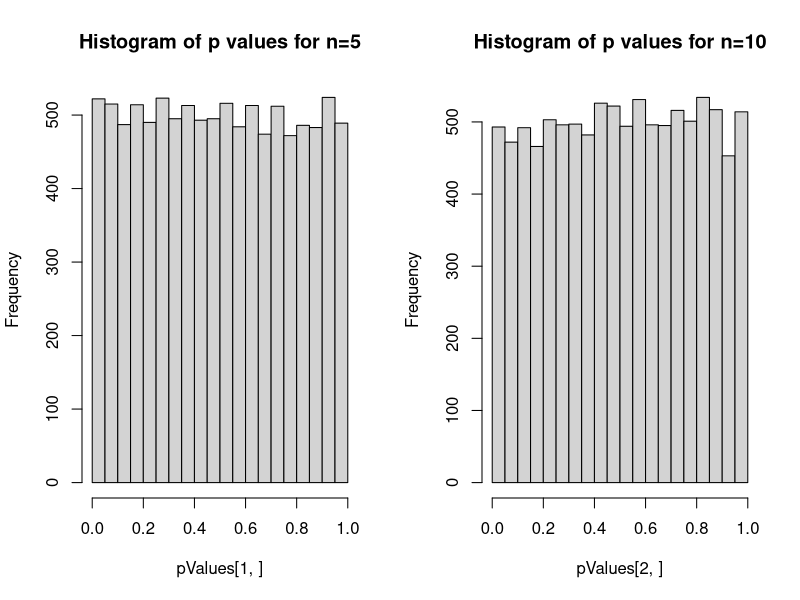
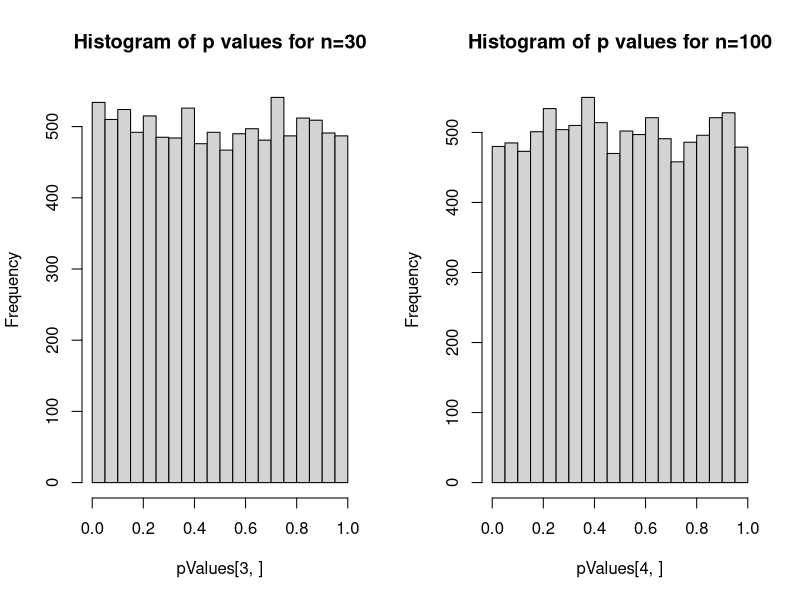
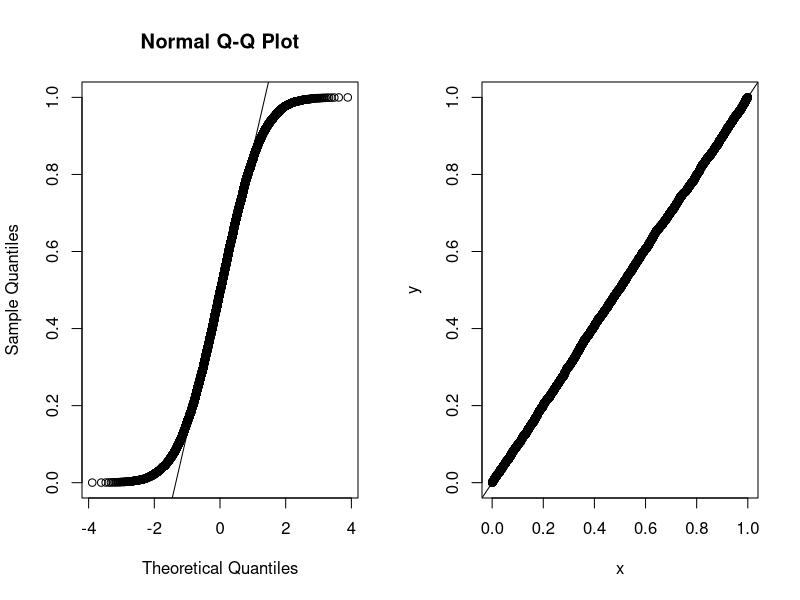
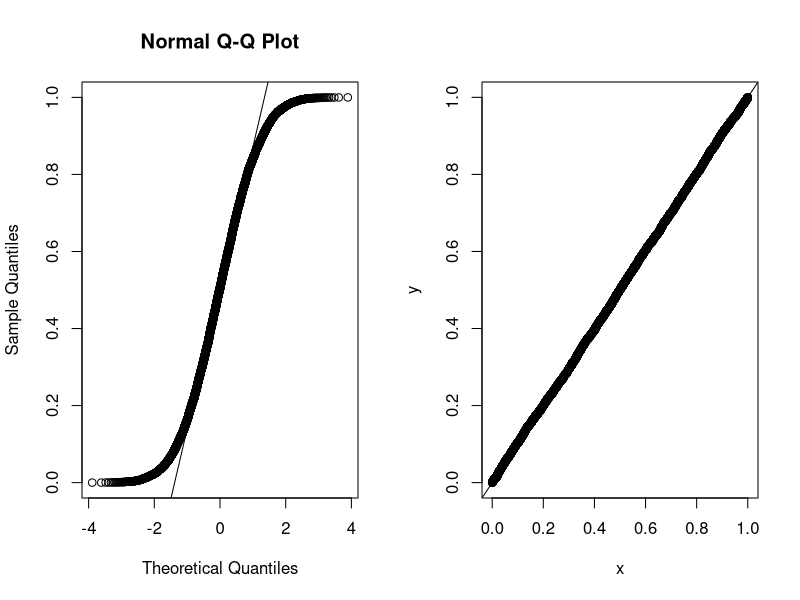
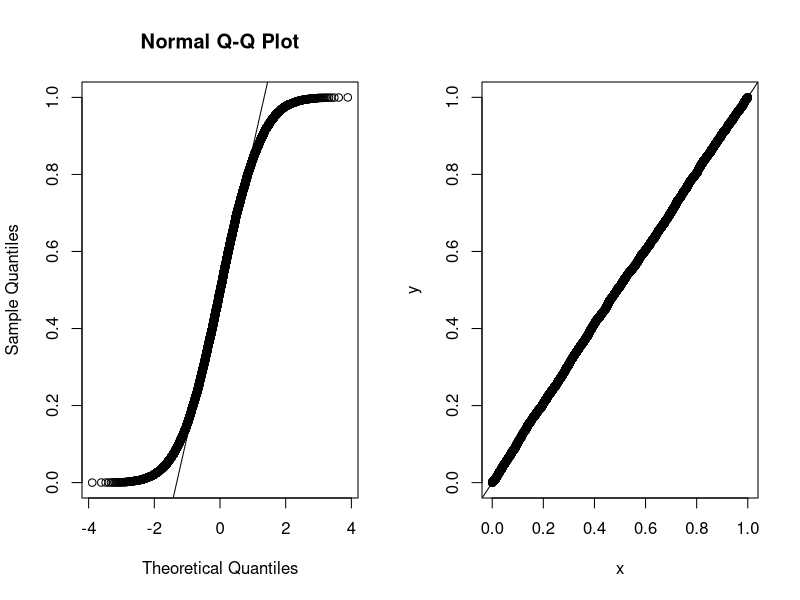
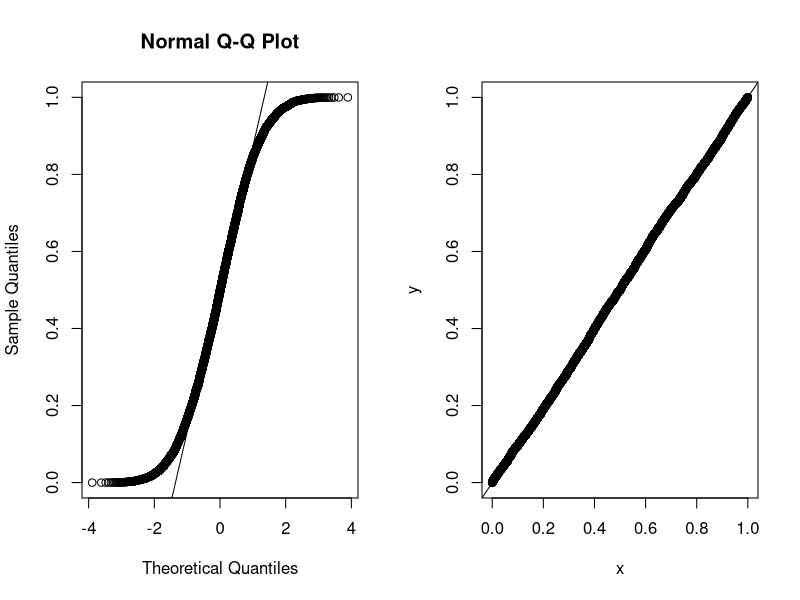

Recreate these plots in R, in order.
#To create an array of 'n' Values
nvalues<-matrix(c(5,10,30,100), nrow = 1, ncol = 4, byrow = FALSE,
                dimnames = NULL)

#To create an array to store the coverage probability  Values
pValues<-matrix(0, nrow = 4, ncol = 10000, byrow = TRUE,
               dimnames = NULL)

#To run for different 'n' values
for(i in 1:4)
{
  n<-nvalues[i]
  
  #for running large number of times t.test
  for ( j in 1:10000)
  {
    x<-rnorm(n,0,1)    
    T <- t.test(x, mu=0, alternative="two.sided") 
    pValues[i,j] <- T$p.value 
  }  
} 

#histogram for different values of n
par(mfrow=c(1,2))
hist(pValues[1,], main = "Histogram of p values for n=5");
hist(pValues[2,], main = "Histogram of p values for n=10");

par(mfrow=c(1,2))
hist(pValues[3,], main = "Histogram of p values for n=30");
hist(pValues[4,], main = "Histogram of p values for n=100");

par(mfrow=c(1,2))

#to generate Q-Q plot for pvalues generated for each 'n'
for(i in 1:4)
{  
qqnorm(pValues[i,])
qqline(pValues[i,])
x <- pValues[i,]
y <- runif(10000,0,1)
qqplot(x,y)
abline(a=0,b=1)
}

#To run pearson test on p-values generated for each value of 'n'
library(nortest)

(result<-pearson.test(pValues[1,]))

(result2<-pearson.test(pValues[2,]))

(result3<-pearson.test(pValues[3,]))

(result4<-pearson.test(pValues[4,]))
